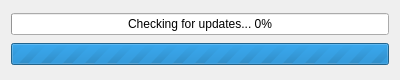
<?xml version="1.0" encoding="UTF-8"?>
<ui version="4.0">
 <class>UpdateDialog</class>
 <widget class="QDialog" name="UpdateDialog">
  <property name="geometry">
   <rect>
    <x>0</x>
    <y>0</y>
    <width>400</width>
    <height>80</height>
   </rect>
  </property>
  <property name="sizePolicy">
   <sizepolicy hsizetype="Fixed" vsizetype="Fixed">
    <horstretch>0</horstretch>
    <verstretch>0</verstretch>
   </sizepolicy>
  </property>
  <property name="windowTitle">
   <string>Puyo Puyo VS Updater</string>
  </property>
  <property name="windowIcon">
   <iconset resource="client.qrc">
    <normaloff>:/icons/redpuyo.ico</normaloff>:/icons/redpuyo.ico</iconset>
  </property>
  <layout class="QVBoxLayout" name="verticalLayout">
   <item>
    <widget class="QProgressBar" name="taskProgress">
     <property name="value">
      <number>0</number>
     </property>
     <property name="format">
      <string>Checking for updates... %p%</string>
     </property>
    </widget>
   </item>
   <item>
    <widget class="QProgressBar" name="overallProgress">
     <property name="maximum">
      <number>0</number>
     </property>
     <property name="value">
      <number>0</number>
     </property>
     <property name="format">
      <string>%p%</string>
     </property>
    </widget>
   </item>
  </layout>
 </widget>
 <resources>
  <include location="client.qrc"/>
 </resources>
 <connections/>
</ui>
